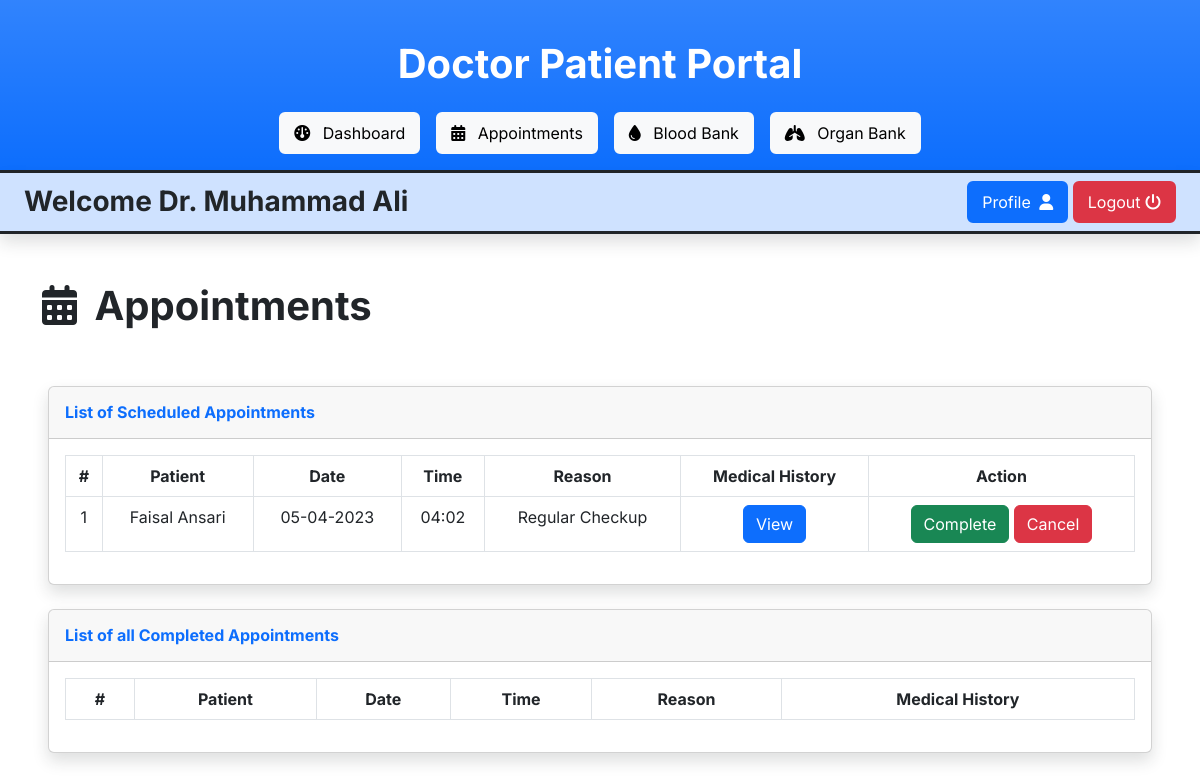
/doctor/appointments.php (signed in), run on the app's committed database.
### tables this page shows
CREATE TABLE `doctors` (
  `doctor_id` int(11) NOT NULL,
  `first_name` varchar(255) NOT NULL,
  `last_name` varchar(255) NOT NULL,
  `email` varchar(255) NOT NULL,
  `password` varchar(255) NOT NULL,
  `gender` varchar(255) NOT NULL,
  `dob` date NOT NULL,
  `phone` varchar(255) NOT NULL,
  `address` varchar(255) NOT NULL,
  `qualification` varchar(255) NOT NULL,
  `specialisation` varchar(255) NOT NULL,
  `dt` datetime NOT NULL DEFAULT current_timestamp()
);

CREATE TABLE `appointments` (
  `appointment_id` int(11) NOT NULL,
  `patient_id` int(11) NOT NULL,
  `doctor_id` int(11) NOT NULL,
  `appointment_date` date NOT NULL,
  `appointment_time` time NOT NULL,
  `appointment_reason` varchar(255) NOT NULL,
  `appointment_status` varchar(255) NOT NULL
);

CREATE TABLE `patients` (
  `patient_id` int(11) NOT NULL,
  `first_name` varchar(255) NOT NULL,
  `last_name` varchar(255) NOT NULL,
  `email` varchar(255) NOT NULL,
  `password` varchar(255) NOT NULL,
  `dob` date NOT NULL,
  `gender` varchar(255) NOT NULL,
  `phone` varchar(255) NOT NULL,
  `address` varchar(255) NOT NULL,
  `dt` datetime NOT NULL DEFAULT current_timestamp()
);

### doctor/appointments.php (the view, shortened to what this page needs)
<?php
include("includes/header.php");
?>
<div class="container my-5 d-flex justify-content-between align-items-center">
    <h1><i class="fa-solid fa-calendar-days me-2"></i> Appointments</h1>
</div>
<div class="card shadow mb-4 mx-5">
    <div class="card-header py-3">
        <h6 class="m-0 font-weight-bold text-primary">List of Scheduled Appointments</h6>
    </div>
    <div class="card-body">
        <div class="table-responsive">
            <table class="table table-bordered w-100 py-2 text-center" id="scheduledAppointmentsTable">
                <thead>
                    <tr>
                        <th>#</th>
                        <th>Patient</th>
                        <th>Date</th>
                        <th>Time</th>
                        <th>Reason</th>
                        <th>Medical History</th>
                        <th>Action</th>
                    </tr>
                </thead>
                <tbody>
                    <?php
                    $i = 1;
                    $query = mysqli_query($con, "SELECT appointments.*, patients.patient_id, patients.first_name, patients.last_name FROM appointments JOIN patients ON appointments.patient_id = patients.patient_id WHERE appointment_status = 'scheduled' AND doctor_id = '$doctor_id' ORDER BY appointment_id DESC");
                    while ($row = mysqli_fetch_assoc($query)) {
                        $appointment_id = $row["appointment_id"];
                    ?>
                        <tr>
                            <td><?php echo $i ?></td>
                            <td><?php echo $row["first_name"] . " " . $row["last_name"] ?></td>
                            <td><?php echo date("d-m-Y", strtotime($row["appointment_date"])) ?></td>
                            <td><?php echo date("H:i", strtotime($row["appointment_time"])) ?></td>
                            <td><?php echo $row["appointment_reason"] ?></td>
                            <td><button type="button" class="btn btn-primary" data-bs-toggle="modal" data-bs-target="#medicalHistory<?php echo $row['patient_id'] ?>">
                                    View
                                </button>
                            </td>
                            <td><a href="#completeAppointment<?php echo $appointment_id ?>" data-bs-toggle="modal" class="btn btn-success">Complete</a> <a href="#cancelAppointment<?php echo $appointment_id ?>" data-bs-toggle="modal" class="btn btn-danger">Cancel</a></td>
                        </tr>
                    <?php
                        $i++;
                    }
                    ?>
                </tbody>
            </table>
        </div>
    </div>
</div>
<div class="card shadow mb-4 mx-5">
    <div class="card-header py-3">
        <h6 class="m-0 font-weight-bold text-primary">List of all Completed Appointments</h6>
    </div>
    <div class="card-body">
        <div class="table-responsive">
            <table class="table table-bordered w-100 py-2 text-center" id="completedAppointmentsTable">
                <thead>
                    <tr>
                        <th>#</th>
                        <th>Patient</th>
                        <th>Date</th>
                        <th>Time</th>
                        <th>Reason</th>
                        <th>Medical History</th>
                    </tr>
                </thead>
            </table>
        </div>
    </div>
</div>
<?php include("includes/footer.php") ?>

### doctor/includes/header.php (shortened to what this page needs)
<?php
include("../connection.php");
$doctor_id = $_SESSION["doctor_id"];
$query = mysqli_query($con, "SELECT * FROM doctors WHERE doctor_id = '$doctor_id'");
$row = mysqli_fetch_assoc($query);
?>
<!DOCTYPE html>
<html lang="en">
<head>
    <link rel="stylesheet" href="../vendor/bootstrap/bootstrap.min.css">
    <link rel="stylesheet" href="../vendor/fontawesome/css/all.min.css">
    <link rel="stylesheet" href="../vendor/datatables/dataTables.bootstrap5.min.css">
    <link rel="stylesheet" href="../admin-panel.css">
</head>
<body>
    <header class="text-center border-bottom border-3 border-dark bg-primary bg-gradient text-white py-3">
        <h1 class="my-4">Doctor Patient Portal</h1>
        <ul class="nav d-flex justify-content-center gap-3">
            <li><a class="btn btn-light" href="./"><i class="fa-solid fa-dashboard me-2"></i> Dashboard</a></li>
            <li><a class="btn btn-light" href="appointments"><i class="fa-solid fa-calendar-days me-2"></i>
                    Appointments</a>
            </li>
            <li><a class="btn btn-light" href="blood-bank"><i class="fa-solid fa-droplet me-2"></i>
                    Blood Bank</a>
            </li>
            <li><a class="btn btn-light" href="organ-bank"><i class="fa-solid fa-lungs me-2"></i>
                    Organ Bank</a>
            </li>
        </ul>
    </header>
    <div class="bg-primary-subtle py-2 px-4 d-flex justify-content-between align-items-center border-bottom border-3 border-dark shadow">
        <h3 class="m-0">Welcome Dr. <?php echo $row["first_name"] . " " . $row["last_name"] ?></h3>
        <div>
            <a href="profile" class="btn btn-primary">Profile <i class="fa-solid fa-user ms-1"></i></a>
            <a href="#logoutModal" data-bs-toggle="modal" class="btn btn-danger">Logout <i class="fa-solid fa-power-off"></i></a>
        </div>
    </div>

### admin-panel.css (style rules this page uses)
body { font-family: 'Inter', sans-serif; }
h1, h2, h3, h4, h5, h6 { font-weight: 700; }

### data on the page
doctors: first_name "Muhammad", last_name "Ali"
appointments: patient.first_name "Faisal", patient.last_name "Ansari", appointment_date "05-04-2023", appointment_time "04:02", appointment_reason "Regular Checkup"
